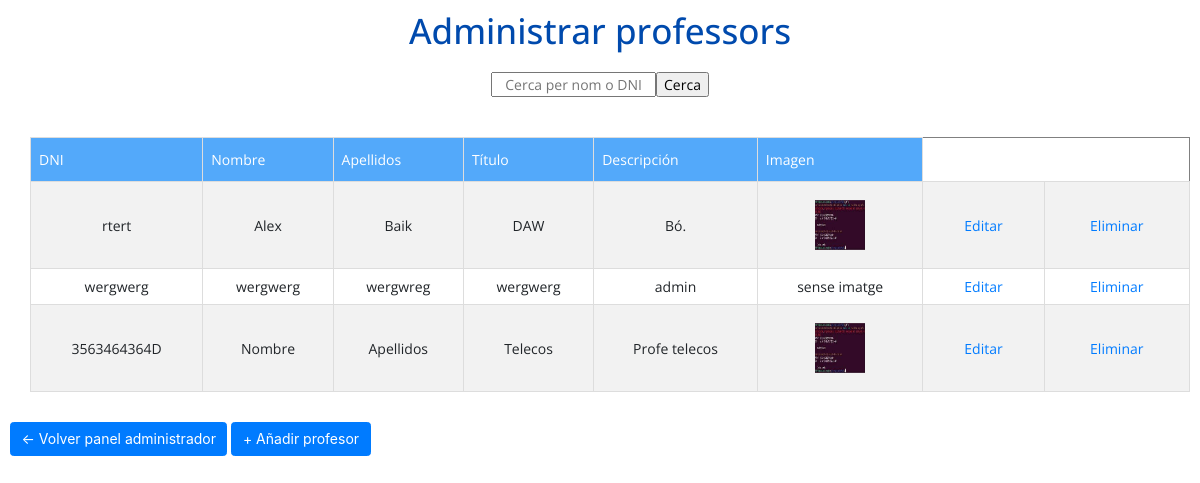
Before: /admin/adminTeachers.php (signed in) with the older database file.
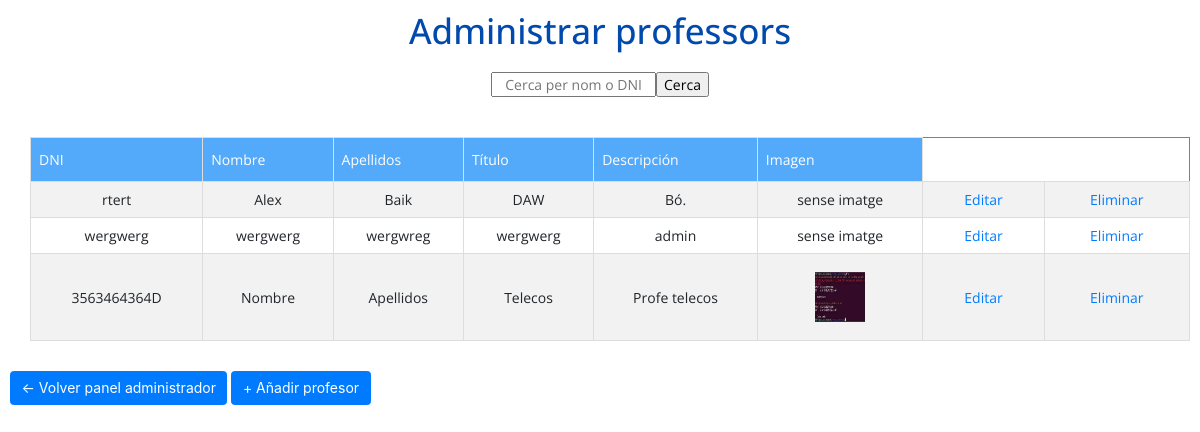
After: the same page with the newer database file.
### tables this page shows
CREATE TABLE `teacher` (
  `teacher_id` int(11) NOT NULL,
  `dni` varchar(21) NOT NULL,
  `name` varchar(50) NOT NULL,
  `surname` varchar(50) NOT NULL,
  `title` varchar(50) NOT NULL,
  `description` varchar(50) NOT NULL,
  `password` varchar(255) NOT NULL,
  `created_at` datetime DEFAULT current_timestamp(),
  `image` varchar(100) DEFAULT NULL
);

### admin/adminTeachers.php (the view, shortened to what this page needs)
<!DOCTYPE html>
<html lang="en">
<head>
  <link rel="stylesheet" href="https://stackpath.bootstrapcdn.com/bootstrap/4.5.2/css/bootstrap.min.css">
  <link rel="stylesheet" href="../styles/admin.css">
</head>
<body>
  <h1>Administrar professors</h1>
  <?php
  require_once "../config.php";
  echo "<div style='display: flex; justify-content: center; margin-bottom: 20px; align-items:center;'>";
  echo "<form action='adminTeachers.php' method='GET'>";
  echo "<input type='text' name='search' placeholder='Cerca per nom o DNI'>";
  echo "<input type='submit' value='Cerca'>";
  echo "</form>";
  echo "</div>";
  $query = "SELECT * FROM teacher";
  $result = mysqli_query($link, $query);
  ?>
  <div style="width: 100%; display: flex; justify-content: center; margin-bottom: 20px; align-items:center;">
    <?php
    echo "<table border='1'>
<tr>
<th>DNI</th>
<th>Nombre</th>
<th>Apellidos</th>
<th>Título</th>
<th>Descripción</th>
<th>Imagen</th>
</tr>";
    while ($row = mysqli_fetch_array($result)) {
      echo "<tr>";
      echo "<td>" . $row['dni'] . "</td>";
      echo "<td>" . $row['name'] . "</td>";
      echo "<td>" . $row['surname'] . "</td>";
      echo "<td>" . $row['title'] . "</td>";
      echo "<td>" . $row['description'] . "</td>";
      if (strpos($row['image'], 'jpg') !== false || strpos($row['image'], 'png') !== false || strpos($row['image'], 'gif') !== false || strpos($row['image'], 'jpeg') !== false) {
        echo "<td><img style='width: 50px;height:50px' src='../profilepics/" . $row['image'] . "'/></td>";
      } else {
        echo "<td>sense imatge</td>";
      }
      echo "<form method='post' action=" . htmlspecialchars($_SERVER["PHP_SELF"]) . " >";
      echo "<td><a href='adminTeachersEdit.php?dni=" . $row['dni'] . "'>Editar</a>";
      echo "<td><a href='adminTeachers.php?delete_dni=" . $row['dni'] . "'>Eliminar</a>";
      echo "</td>";
      echo "</tr>";
    }
    echo "</table>";
    ?>
  </div>
  <button type="button" onclick="window.location.href='adminPanel.php'" class="btn btn-primary">
    <- Volver panel administrador</button>
      <button type="button" onclick="window.location.href='adminTeachersAdd.php'" class="btn btn-primary">+ Añadir profesor</button>
</body>
</html>

Changed rows visible on the page:
changed teacher "rtert": image: picture removed; now shows "sense imatge"
